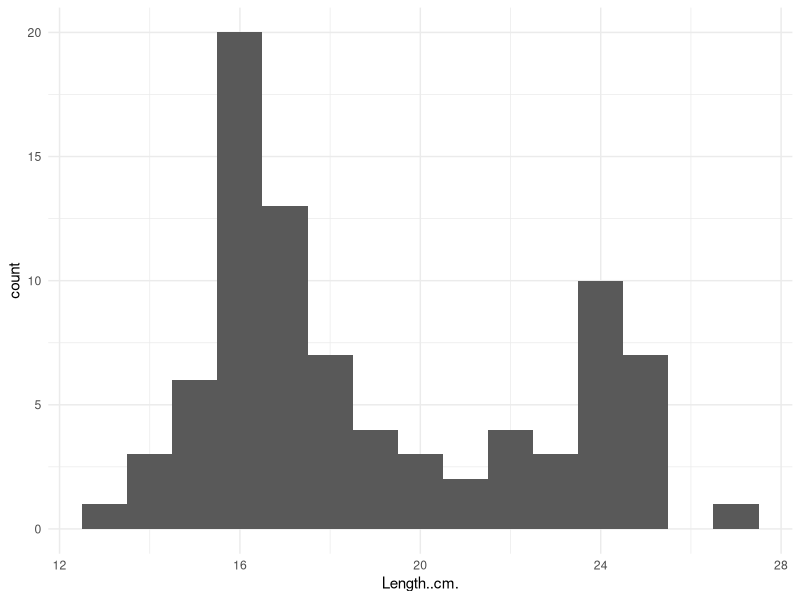
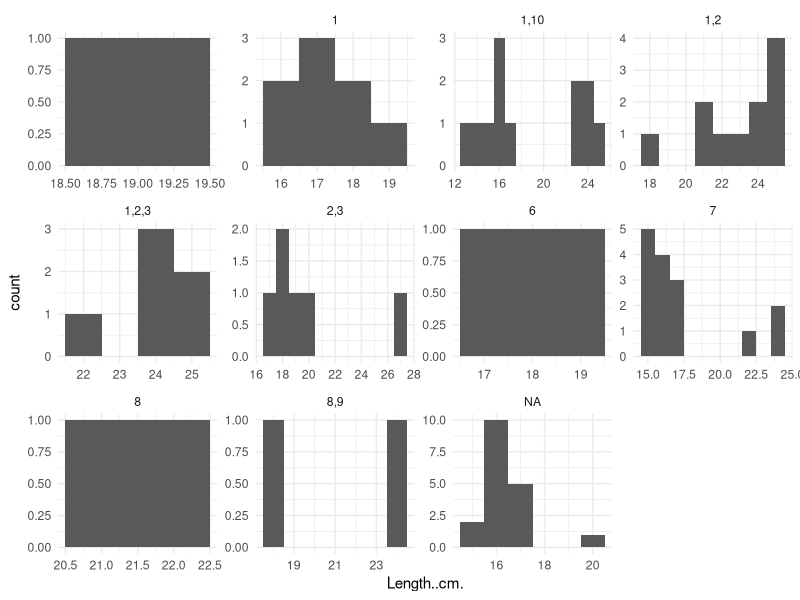
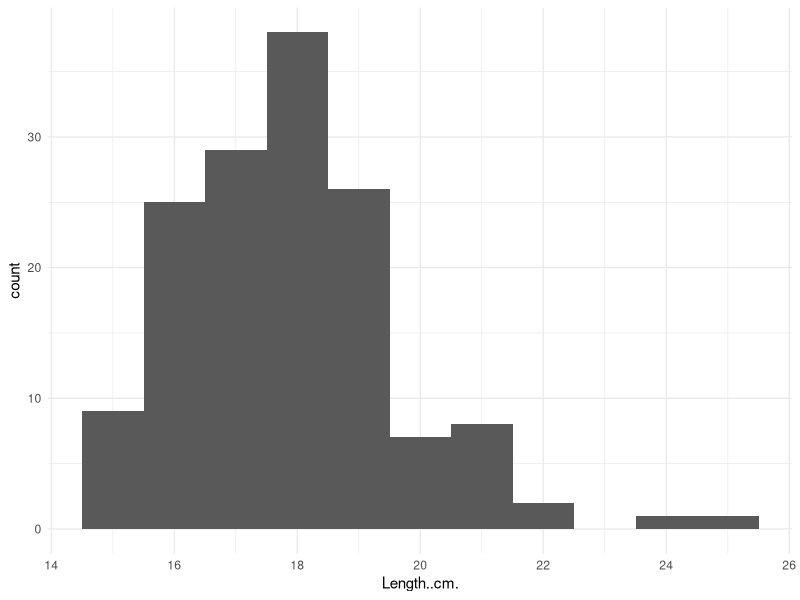
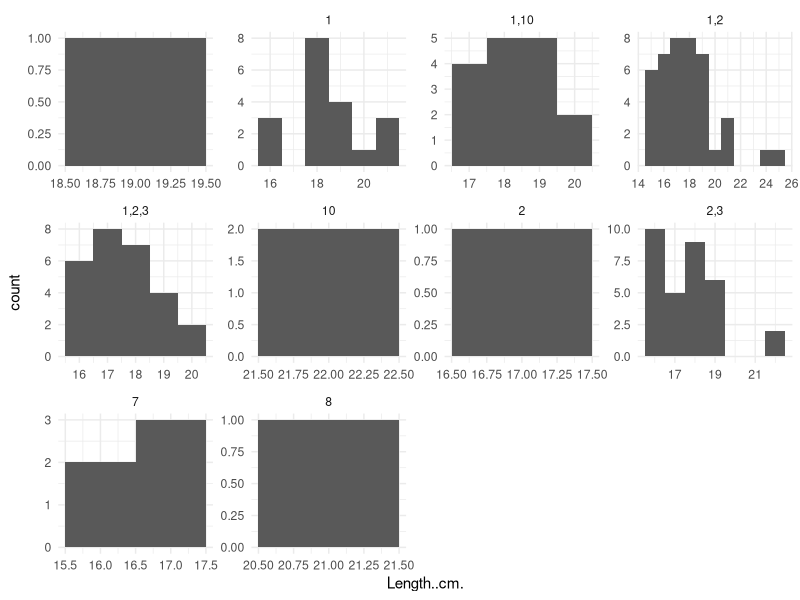
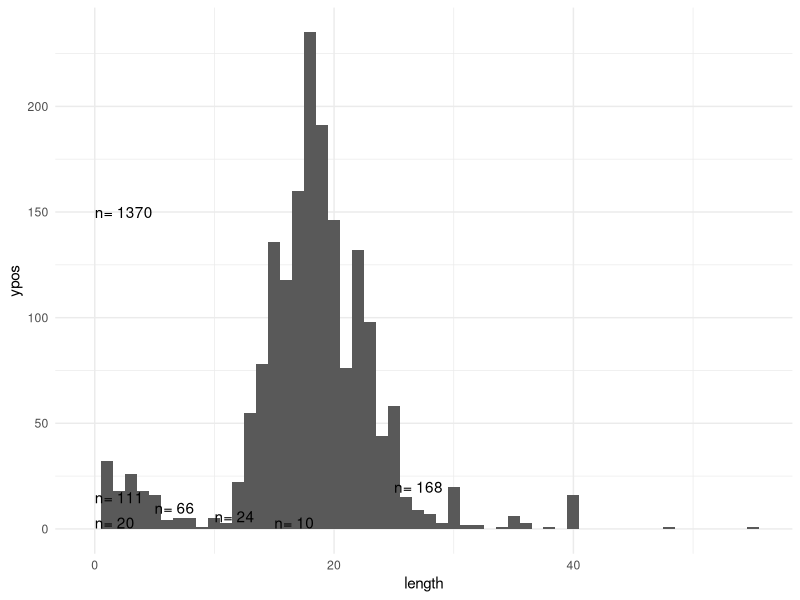
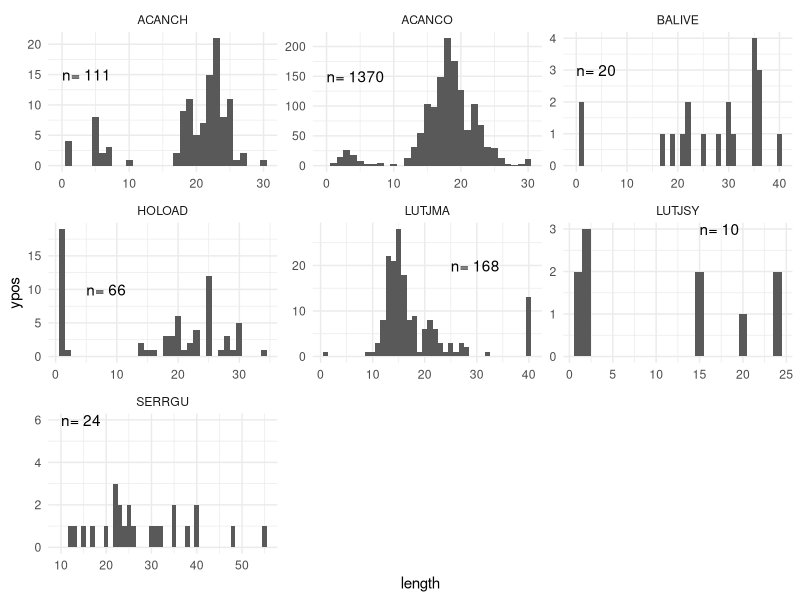

Here is the R script that generated these plots, in order: (Note: this script raises an error after producing the figures.)
setwd('./Montserrat/Alex_length')

library(dplyr)
library(readr)

#Data Summary Length Data

data <- read.csv("Montserrat_Species_Length_Composition_Data_July_2016_AS.csv")
names(data)
days <- length(unique(data$Date))
boats <- length(unique(data$Vessel.ID..Length))
area <- length(unique(data$Area.fished))
#unique(df[c("data$Date","data$Vessel.ID..Length")])
trips <- data.frame(data$Date,data$Vessel.ID..Length)
unique_trips <- unique(trips)
nrow(unique_trips)
nrow(trips)
gears<-unique(data$Gear.Type)
species_CN <- unique(lapply(data$Species.common.name, tolower))

# Exclude species with count less than 30 individuals from length data

species <- table(data$Species.ID)

# Create sample size labels for plot
n_df = data.frame(Species.ID=rownames(species[species > 30]), n=species[species > 30])
n_df$xpos = c(24, 21, 38, 26, 30, 30, 40, 36)
n_df$ypos = c(15, 20, 7.5, 10, 4, 6, 5, 20)

data_threshold = data[data$Species.ID %in% names(species[species > 30]), ]
  
#####
#SA individual lengths data (generated with script 'extract_lenghts_SA.R')
####
SA_lengths <- read.csv('SA_individ_lengths.csv')

SA_species <- table(SA_lengths$Species.ID)
SA_n_df = data.frame(Species.ID=rownames(SA_species), n = SA_species)
SA_n_df$xpos = c(0, 0, 0, 5, 25, 15, 10)
SA_n_df$ypos = c(15, 150, 3, 10, 20, 3, 6)

# Plot hists for all species n>30 from length data
library(ggplot2)

length_h1 = ggplot(data = data_threshold) +
              geom_histogram(aes(x = Length..cm.),binwidth = 1) +
              geom_text(data=n_df,aes(x=xpos,y=ypos, label=paste("n=", n)), hjust=0) +
              theme_minimal()

length_h2 = length_h1 + facet_wrap(~Species.ID, scales = "free") 
 


# Plot hists for SA data
library(ggplot2)

SA_h1 = ggplot(data = SA_lengths) +
  geom_histogram(aes(x = length),binwidth = 1) +
  geom_text(data=SA_n_df,aes(x=xpos,y=ypos, label=paste("n=", n.Freq)), hjust=0) +
  theme_minimal()

SA_h2 = SA_h1 + facet_wrap(~Species.ID, scales = "free") 
  




geom_text(aes(x=Inf,y=Inf, label=paste("n =", length(data_threshold$Length..cm.)))) 


#blue tang spaitial length dist

ACANCO_h1 = ggplot(data = data_threshold[data_threshold$Species.ID=="ACANCO",]) +
  geom_histogram(aes(x = Length..cm.),binwidth = 1) +
  #geom_text(data=n_df,aes(x=xpos,y=ypos, label=paste("n=", n)), hjust=0) +
  theme_minimal()

ACANCO_h2 = ACANCO_h1 + facet_wrap(~Area.fished, scales = "free") 


#doctorfish spaitial length dist

ACANCH_h1 = ggplot(data = data_threshold[data_threshold$Species.ID=="ACANCH",]) +
  geom_histogram(aes(x = Length..cm.),binwidth = 1) +
  #geom_text(data=n_df,aes(x=xpos,y=ypos, label=paste("n=", n)), hjust=0) +
  theme_minimal()

ACANCH_h2 = ACANCH_h1 + facet_wrap(~Area.fished, scales = "free") 
              
#aes(x=Inf,y=Inf, label=paste("n =", length(data_threshold$Length..cm.)))) +


SERRGU_h1 = ggplot(data = data_threshold[data_threshold$Species.ID=="SERRGU",]) +
  geom_histogram(aes(x = Length..cm.),binwidth = 1) +
  #geom_text(data=n_df,aes(x=xpos,y=ypos, label=paste("n=", n)), hjust=0) +
  theme_minimal()

SERRGU_h2 = SERRGU_h1 + facet_wrap(~Area.fished, scales = "free") 

